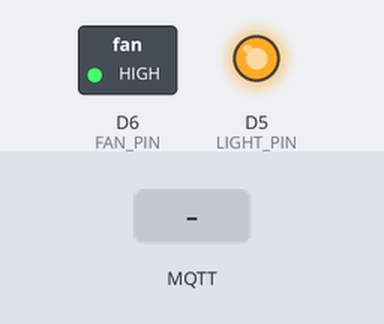
Bench run of a sketch on a simulated ESP8266 (NodeMCU). On the bench: switched loads named in the sketch (green lamp = pin HIGH), output pins drawn as LEDs (lit = HIGH). Inputs (shaded band) come from the test bench. WiFi joins after 1.5 s; servers stay silent unless stated; no MQTT or app messages arrive unless stated; what the sketch prints to the serial monitor is not drawn.

Above: at 2.7 s.
2.8 s: MQTT message "on" arrives on the first subscribed topic
At 3.8 s:
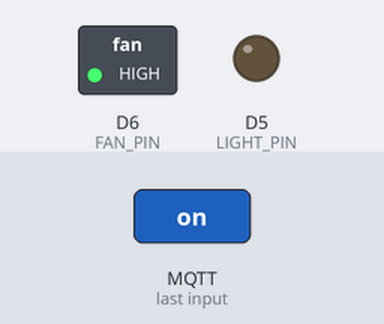
4.3 s: MQTT message "on" arrives on the second subscribed topic
At 4.9 s:
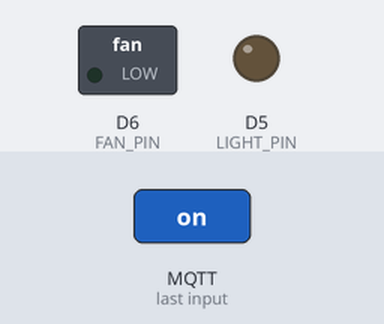
5.8 s: MQTT message "off" arrives on the first subscribed topic
At 7.2 s:
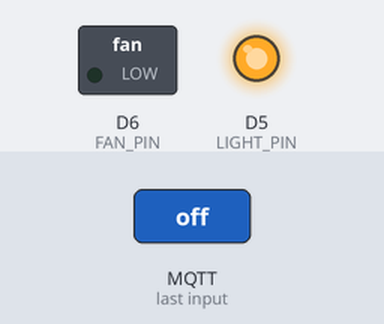
Timing chart, 0 to 8.8 s (numbered marks = the images above; inputs shaded):
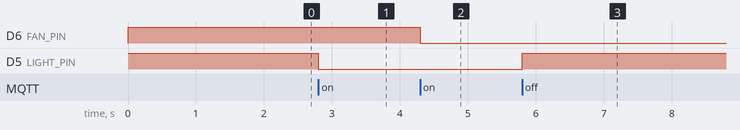

The sketch:

esp8266_code.ino
```cpp
#include <ESP8266WiFi.h>
#include <PubSubClient.h>

// 🔐 WiFi
const char* ssid = "testwifi";
const char* password = "12345678";

// 🌐 MQTT
const char* mqtt_server = "broker.hivemq.com";

WiFiClient espClient;
PubSubClient client(espClient);

// 🔌 Pins
#define LIGHT_PIN D5
#define FAN_PIN   D6

// 📶 WiFi Connect
void setup_wifi() {
  delay(10);
  Serial.println();
  Serial.print("Connecting to WiFi: ");
  Serial.println(ssid);

  WiFi.begin(ssid, password);

  while (WiFi.status() != WL_CONNECTED) {
    delay(500);
    Serial.print(".");
  }

  Serial.println("\n✅ WiFi Connected");
  Serial.print("IP: ");
  Serial.println(WiFi.localIP());
}

// 📩 MQTT Callback
void callback(char* topic, byte* payload, unsigned int length) {

  String msg = "";
  for (int i = 0; i < length; i++) {
    msg += (char)payload[i];
  }

  msg.trim();
  msg.toLowerCase();

  Serial.print("📩 ");
  Serial.print(topic);
  Serial.print(" → ");
  Serial.println(msg);

  // 💡 LIGHT CONTROL
  if (String(topic) == "home/light") {

    if (msg == "on") {
      digitalWrite(LIGHT_PIN, LOW);   // relay ON
      Serial.println("💡 Light ON");
    }

    else if (msg == "off") {
      digitalWrite(LIGHT_PIN, HIGH);  // relay OFF
      Serial.println("💡 Light OFF");
    }
  }

  // 🌀 FAN CONTROL
  else if (String(topic) == "home/fan") {

    if (msg == "on") {
      digitalWrite(FAN_PIN, LOW);
      Serial.println("🌀 Fan ON");
    }

    else if (msg == "off" || msg == "of") {
      digitalWrite(FAN_PIN, HIGH);
      Serial.println("🌀 Fan OFF");
    }
  }
}

// 🔄 MQTT Reconnect
void reconnect() {

  while (!client.connected()) {

    Serial.print("Connecting MQTT...");

    String clientId = "ESP-" + String(ESP.getChipId());

    if (client.connect(clientId.c_str())) {

      Serial.println("✅ MQTT Connected");

      client.subscribe("home/light");
      client.subscribe("home/fan");

    } else {
      Serial.print("❌ Failed, rc=");
      Serial.print(client.state());
      delay(2000);
    }
  }
}

// 🚀 SETUP
void setup() {

  Serial.begin(115200);

  pinMode(LIGHT_PIN, OUTPUT);
  pinMode(FAN_PIN, OUTPUT);

  // 🔥 Safe default OFF
  digitalWrite(LIGHT_PIN, HIGH);
  digitalWrite(FAN_PIN, HIGH);

  setup_wifi();

  client.setServer(mqtt_server, 1883);
  client.setCallback(callback);
}

// 🔁 LOOP
void loop() {

  if (!client.connected()) {
    reconnect();
  }

  client.loop();
}
```

Measured:
- after the input at 2.8 s, D5 (LIGHT_PIN): HIGH → LOW at once
- after the input at 4.3 s, D6 (FAN_PIN): HIGH → LOW at once
- after the input at 5.8 s, D5 (LIGHT_PIN): LOW → HIGH at once
